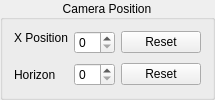
           <widget class="QGroupBox" name="groupBox_9">
            <property name="maximumSize">
             <size>
              <width>300</width>
              <height>16777215</height>
             </size>
            </property>
            <property name="title">
             <string>Camera Position</string>
            </property>
            <property name="alignment">
             <set>Qt::AlignCenter</set>
            </property>
            <layout class="QGridLayout" name="gridLayout_6" rowstretch="0,0,0,0">
             <item row="1" column="0" alignment="Qt::AlignTop">
              <widget class="QLabel" name="label_15">
               <property name="text">
                <string>X Position</string>
               </property>
              </widget>
             </item>
             <item row="3" column="0">
              <widget class="QLabel" name="label_3">
               <property name="text">
                <string>Horizon </string>
               </property>
              </widget>
             </item>
             <item row="1" column="1" rowspan="2" alignment="Qt::AlignTop">
              <widget class="QSpinBox" name="spinCameraX">
               <property name="singleStep">
                <number>10</number>
               </property>
              </widget>
             </item>
             <item row="3" column="2" colspan="2">
              <widget class="QPushButton" name="buttonResetY">
               <property name="text">
                <string>Reset</string>
               </property>
              </widget>
             </item>
             <item row="3" column="1">
              <widget class="QSpinBox" name="spinCameraY">
               <property name="singleStep">
                <number>20</number>
               </property>
              </widget>
             </item>
             <item row="1" column="2" rowspan="2" colspan="2" alignment="Qt::AlignTop">
              <widget class="QPushButton" name="buttonResetX">
               <property name="text">
                <string>Reset</string>
               </property>
              </widget>
             </item>
            </layout>
           </widget>
